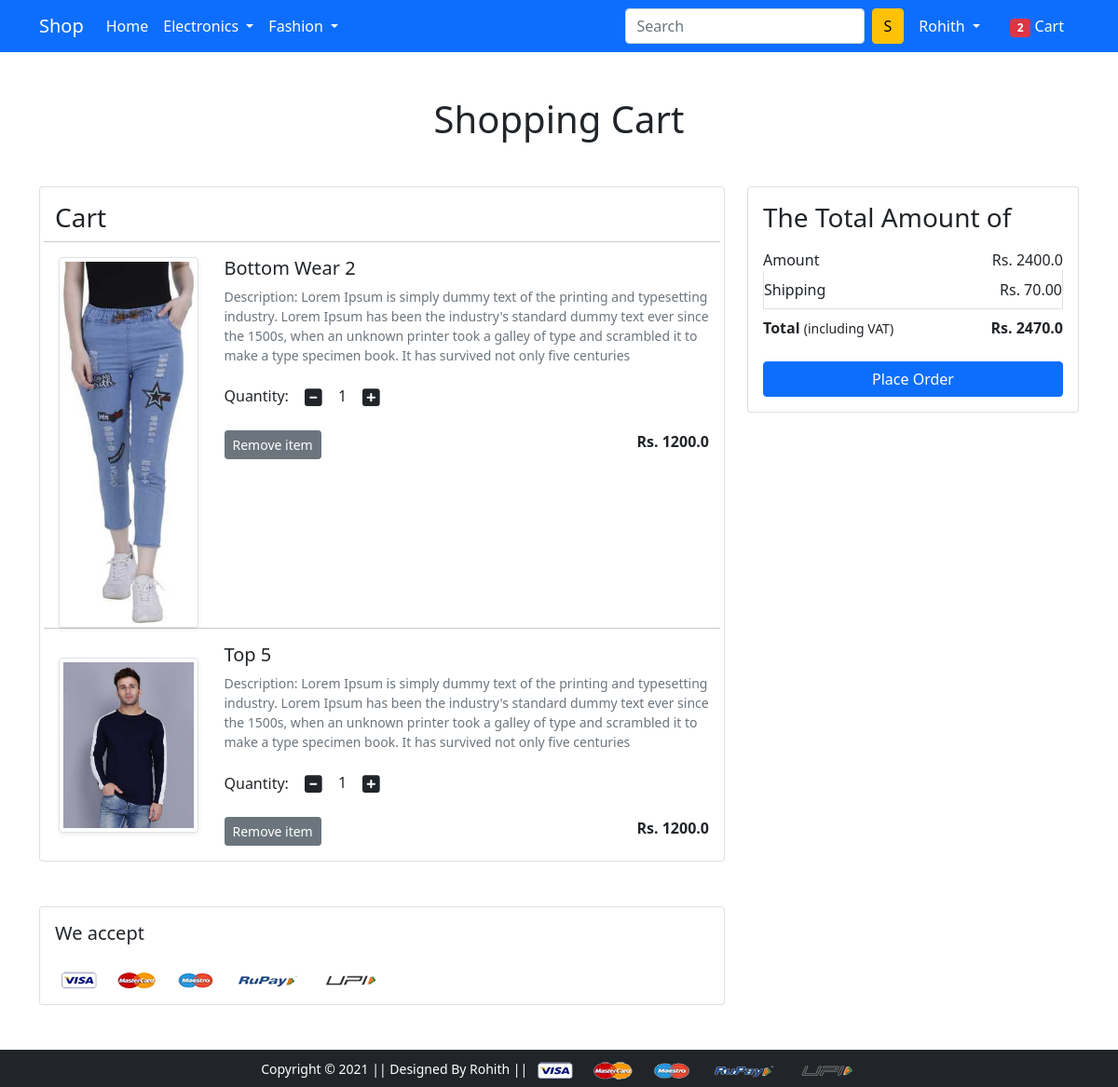
The app's page /cart/ (signed in) with its own data.
### app/models.py (models this page shows, shortened)
class Cart(models.Model):
    user = models.ForeignKey(User, on_delete=models.CASCADE)
    product = models.ForeignKey(Product, on_delete=models.CASCADE)
    quantity = models.PositiveBigIntegerField(default=1)

class Product(models.Model):
    title = models.CharField(max_length=100)
    selling_price = models.FloatField()
    discounted_price = models.FloatField()
    description = models.TextField()
    brand = models.CharField(max_length=100)
    category = models.CharField(choices=CATEGORY_CHOICES,max_length=2)
    product_image = models.ImageField(upload_to='producting')

### app/views.py (the view)
# urls.py: path('cart/', views.show_cart, name='showcart'),
@login_required
def show_cart(request):
    if request.user.is_authenticated:
        user = request.user
        cart = Cart.objects.filter(user=user)
        amount = 0.0
        shipping_amount = 70.0
        totalamount = 0.0
        cart_product = [p for p in Cart.objects.all() if p.user == user ]
        if cart_product:
            for p in cart_product:
                tempamount = (p.quantity * p.product.discounted_price)
                amount += tempamount
                totalamount = amount + shipping_amount
            carttotal = 0
            if request.user.is_authenticated:
                carttotal = len(Cart.objects.filter(user=request.user))
            content = {'carts':cart,'amount':amount, 'totalamount':totalamount,'carttotal':carttotal}
            return render(request, 'app/addtocart.html',content)
        else:
            return render(request, 'app/emptycart.html')

### app/templates/app/addtocart.html (shortened to what this page needs)
{% extends 'app/base.html' %}
{% load static %}
{% block main-content %}
<div class="container my-5">
  <div class="row">
    <h1 class="text-center mb-5">Shopping Cart</h1>
    <div class="col-sm-8">
      <div class="card">
        <div class="card-body">
          <h3>Cart</h3>
          {% for cart in carts %}
          <div class="row">
            <hr>
            <div class="col-sm-3 text-center align-self-center"><img src="{{ cart.product.product_image.url }}" alt=""
                srcset="" class="img-fluid img-thumbnail shadow-sm" height="150" width="150"> </div>
            <div class="col-sm-9">
              <div>
                <h5>{{cart.product.title}}</h5>
                <p class="mb-2 text-muted small">Description: {{cart.product.description}}</p>
                <div class="my-3">
                  <label for="quantity">Quantity:</label>
                  <a class="minus-cart btn" pid="{{cart.product.id}}"><i class="fas fa-minus-square fa-lg"></i></a>
                  <span id="quantity">{{cart.quantity}}</span>
                  <a class="plus-cart btn" pid="{{cart.product.id}}"><i class="fas fa-plus-square fa-lg"></i></a>
                </div>
                <div class="d-flex justify-content-between">
                  <a href="#" class=" remove-cart btn btn-sm btn-secondary mr-3" pid="{{cart.product.id}}">Remove item </a>
                  <p class="mb-0"><span><strong>Rs. {{cart.product.discounted_price}}</strong></span></p>
                </div>
              </div>
            </div>
          </div>
          {% endfor %}
        </div>
      </div>
    </div>
    <div class="col-sm-4">
      <div class="card">
        <div class="card-body">
          <h3>The Total Amount of</h3>
          <ul class="list-group">
            <li class="list-group-item d-flex justify-content-between align-items-center border-0 px-0 pb-0">
              Amount<span>Rs. <span id="amount">{{amount}}</span></span></li>
            <li class="list-group-item d-flex justify-content-between align-items-center px-0">Shipping<span>Rs.
                70.00</span></li>
            <li class="list-group-item d-flex justify-content-between align-items-center border-0 px-0 mb-3">
              <div>
                <strong>Total</strong> <small>(including VAT)</small>
              </div>
              <span><strong>Rs. <strong id="totalamount">{{totalamount}}</strong></strong></span>
            </li>
          </ul>
          <div class="d-grid"><a href="{% url 'checkout' %}" class="btn btn-primary">Place Order</a></div>
        </div>
      </div>
    </div>
  </div>
</div>
<div class="container">
  <div class="row">
    <div class="col-sm-8">
      <div class="card">
        <div class="card-body">
          <h5 class="mb-4">We accept</h5>
          <img src="{% static 'app/images/payment.png' %}" alt="" class="img-fluid">
        </div>
      </div>
    </div>
  </div>
</div>
{% endblock main-content %}

### app/templates/app/base.html (shortened to what this page needs)
<!doctype html>
{% load static %}
<html lang="en">
  <head>
    <link href="https://cdn.jsdelivr.net/npm/bootstrap@5.0.0-beta1/dist/css/bootstrap.min.css" rel="stylesheet">
    <link rel="stylesheet" href="{% static 'app/css/owl.carousel.min.css' %}">
    <link rel="stylesheet" href="{% static 'app/css/all.min.css' %}">
    <link rel="stylesheet" href="{% static 'app/css/style.css' %}">
  </head>
  <body>
    <nav class="navbar navbar-expand-lg navbar-dark bg-primary">
     <div class="container">
       <a class="navbar-brand" href="/">Shop</a>
       <div class="collapse navbar-collapse" id="navbarSupportedContent">
         <ul class="navbar-nav me-auto mb-2 mb-lg-0">
           <li class="nav-item">
             <a class="nav-link active" aria-current="page" href="/">Home</a>
           </li>
           <li class="nav-item dropdown">
             <a class="nav-link dropdown-toggle text-white" href="#" id="electronicsDropdown" role="button" data-bs-toggle="dropdown" aria-expanded="false">
               Electronics
             </a>
           </li>
           <li class="nav-item dropdown">
             <a class="nav-link dropdown-toggle text-white" href="#" id="fashionDropdown" role="button" data-bs-toggle="dropdown" aria-expanded="false">
               Fashion
             </a>
           </li>
         </ul>
         <form class="d-flex">
           <input class="form-control me-2" type="search" placeholder="Search" aria-label="Search">
           <button class="btn btn-warning" type="submit">S</button>
         </form>
         <div>
          <ul class="navbar-nav me-auto mb-2 mb-lg-0">
          {% if request.user.is_authenticated %}
            <li class="nav-item dropdown mx-2">
                <a class="nav-link dropdown-toggle text-white" href="#" id="profileDropdown" role="button" data-bs-toggle="dropdown" aria-expanded="false">
                  {{request.user.username|capfirst}}
                </a>
              </li>
              <li class="nav-item mx-2">
              <a href="{% url 'showcart' %}" class="nav-link text-white"><span class="badge bg-danger">{{carttotal}}</span> Cart </a>
              </li>
            {% endif %}
          </ul>
         </div>
       </div>
     </div>
    </nav>
    {% block main-content %} {% endblock main-content %}
    <footer class="container-fluid bg-dark text-center p-2 mt-5">
        <small class="text-white">Copyright &copy; 2021 || Designed By Rohith || </small>
        <img src="{% static 'app/images/payment.png' %}" alt="" srcset="" class="img-fluid" height="2px">
    </footer>
  </body>
</html>

### records on screen
Cart: product.product_image (picture), product "Bottom Wear 2", product.description "Lorem Ipsum is simply dummy text of the printing and typesetting industry. Lorem Ipsum has been the industry's standard dummy text ever since the 1500s, when an unknown printer took a galley of type and scrambled it to make a type specimen book. It has survived not only five centuries", quantity "1", product.discounted_price "1200.0"
Cart: product.product_image (picture), product "Top 5", product.description "Lorem Ipsum is simply dummy text of the printing and typesetting industry. Lorem Ipsum has been the industry's standard dummy text ever since the 1500s, when an unknown printer took a galley of type and scrambled it to make a type specimen book. It has survived not only five centuries", quantity "1", product.discounted_price "1200.0"

### other values on screen
{{ request.user.username|capfirst }} "Rohith"
{{ carttotal }} "2"
{{ amount }} "2400.0"
{{ totalamount }} "2470.0"
